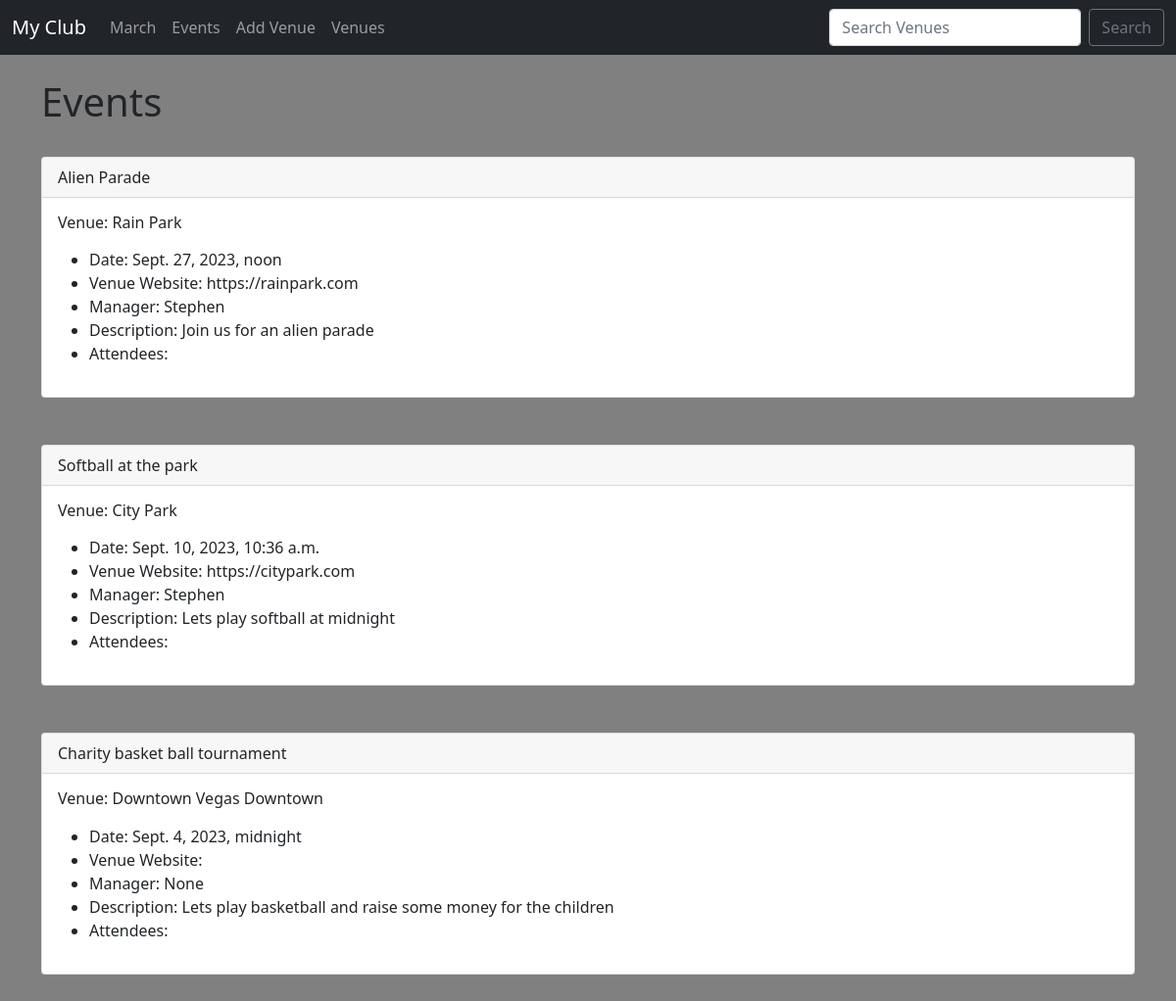
The app's page /events with its own data.
### events/models.py (models this page shows)
class Event(models.Model):
    name = models.CharField('Event Name',max_length=120)
    event_date = models.DateTimeField('Event Date')
    venue = models.ForeignKey(Venue,blank=True,null=True,on_delete=models.CASCADE)
    manager = models.ForeignKey(User,blank=True,null=True,on_delete=models.SET_NULL)
    description = models.TextField(blank=True)
    attendees = models.ManyToManyField(MyClubUser,blank=True)
    def __str__(self):
        return self.name

class Venue(models.Model):
    name = models.CharField('Venue Name',max_length=120)
    address = models.CharField(max_length=300)
    zip_code = models.CharField('Zip Code',max_length=15)
    phone = models.CharField('Contact Phone',max_length=25,blank=True)
    web = models.URLField('Website Address',blank=True)
    email_address = models.EmailField('Email Address',blank=True)
    def __str__(self):
        return self.name

### events/views.py (the view)
# urls.py: path('events',views.all_events,name='list-events'),
def all_events(request):
	event_list = Event.objects.all()
	return render(request,'events/events_list.html',{
		'event_list':event_list,
	})

### events/templates/events/events_list.html (shortened to what this page needs)
{% extends 'events/base.html' %}
{% block content %}
            <h1>Events</h1>
            <br/>
            {% for event in event_list %}
            <div class="card">
                <div class="card-header">
                    {{ event }}
                </div>
                <div class="card-body">
                  <h6 class="card-title">Venue:  {{ event.venue }}</h6>
                  <p class="card-text">
                    <ul>
                        <li>Date: {{ event.event_date }}</li>
                        <li>Venue Website: {{ event.venue.web }}</li>
                        <li>Manager:  {{ event.manager }}</li>
                        <li>Description: {{ event.description }}</li>
                        <li>Attendees:</li>
                   </ul>
                  </p>
                </div>
              </div>
               <br/><br/>
                 {% endfor %}
{% endblock %}

### events/templates/events/base.html (shortened to what this page needs)
<!doctype html>
<html lang="en">
  <head>
    <link href="https://cdn.jsdelivr.net/npm/bootstrap@5.0.2/dist/css/bootstrap.min.css" rel="stylesheet">
  </head>
  <body style="background-color: grey;">
    {% include 'events/navbar.html' %}
    <br/>
    <div class="container">
    {% block content %}
    {% endblock %}
    </div>
  </body>
</html>

### events/templates/events/navbar.html (shortened to what this page needs)
<nav class="navbar navbar-expand-lg navbar-dark bg-dark">
    <div class="container-fluid">
      <a class="navbar-brand" href="{% url 'home' %}">My Club</a>
      <div class="collapse navbar-collapse" id="navbarSupportedContent">
        <ul class="navbar-nav me-auto mb-2 mb-lg-0">
          <li class="nav-item">
            <a class="nav-link" href="{% url 'home' '2023' 'March' %}">March</a>
          </li>
          <li class="nav-item">
            <a class="nav-link" href="{% url 'list-events'  %}">Events</a>
          </li>
          <li class="nav-item">
            <a class="nav-link" href="{% url 'add-venue'  %}">Add Venue</a>
          </li>
          <li class="nav-item">
            <a class="nav-link" href="{% url 'list-venues'  %}">Venues</a>
          </li>
        </ul>
        <form class="d-flex"  method="POST" action="{% url 'search-venues' %}">
          <input class="form-control me-2" type="search" placeholder="Search Venues" aria-label="Search" name="searched">
          <button class="btn btn-outline-secondary" type="submit">Search</button>
        </form>
      </div>
    </div>
  </nav>

### records on screen
Event: name "Alien Parade", venue "Rain Park", event_date "Sept. 27, 2023, noon", venue.web "https://rainpark.com", manager "Stephen", description "Join us for an alien parade"
Event: name "Softball at the park", venue "City Park", event_date "Sept. 10, 2023, 10:36 a.m.", venue.web "https://citypark.com", manager "Stephen", description "Lets play softball at midnight"
Event: name "Charity basket ball tournament", venue "Downtown Vegas Downtown", event_date "Sept. 4, 2023, midnight", manager "None", description "Lets play basketball and raise some money for the children"
